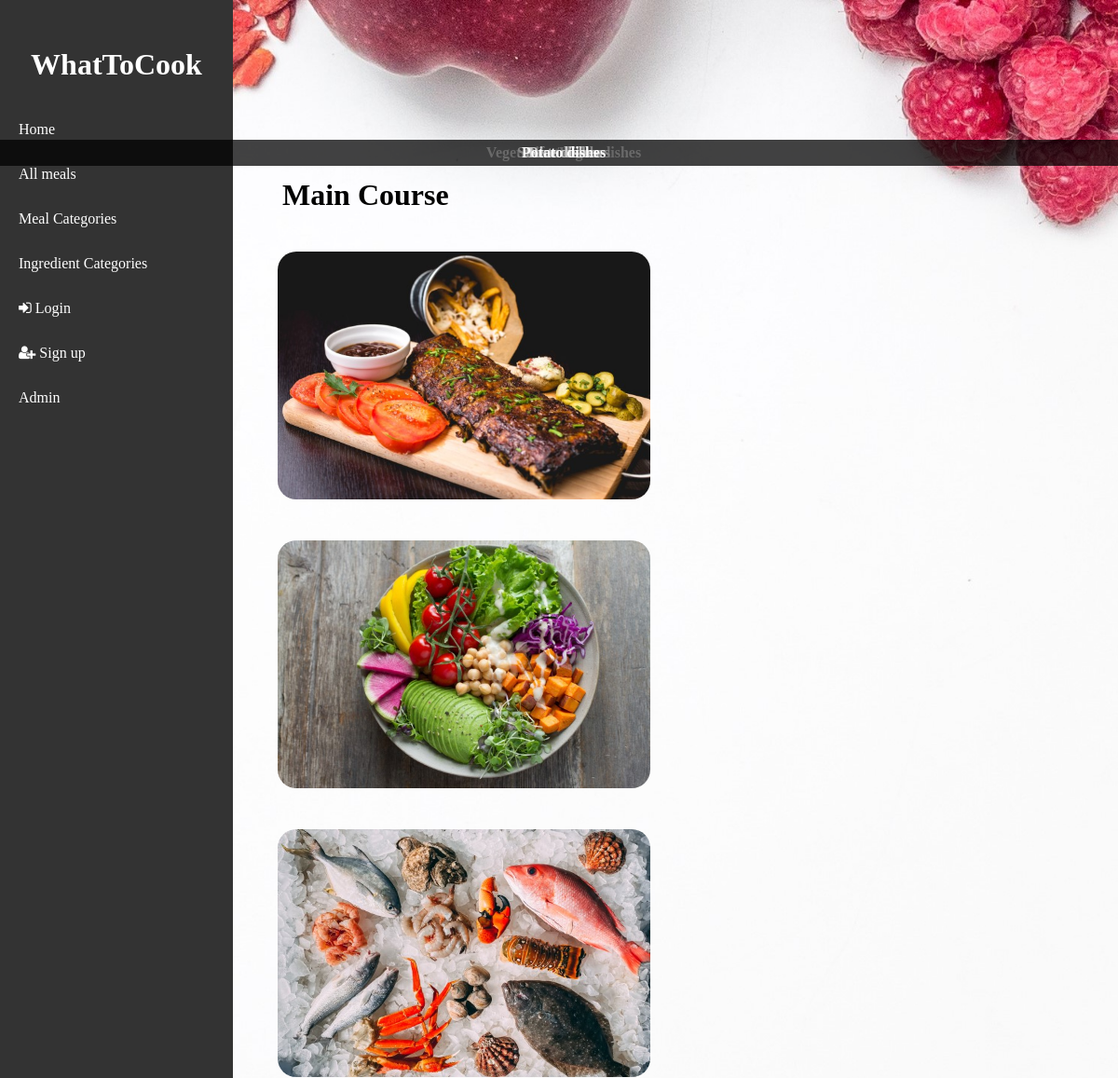
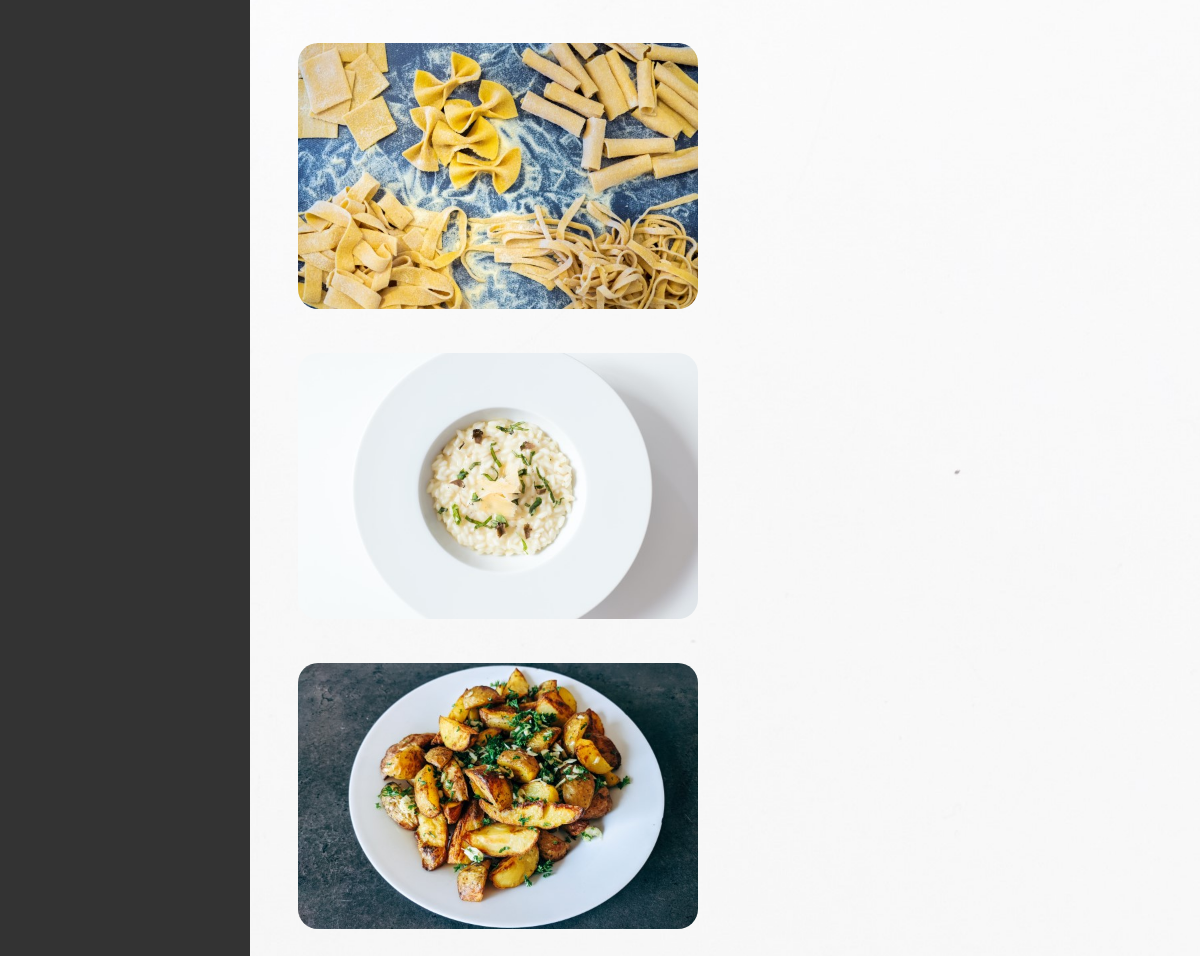
The page /secondary_meal_categories/21/ on the database its author committed (2 pictures, top to bottom).
### viewer/models.py (models this page shows, shortened)
class MainMealCategory(Model):
    name = CharField(max_length=50)
    picture = ImageField(upload_to='viewer/static/images/', blank=True)

class SecondaryMealCategory(Model):
    name = CharField(max_length=50)
    main_category = ForeignKey(MainMealCategory, on_delete=CASCADE)
    picture = ImageField(upload_to='viewer/static/images/', blank=True)

### viewer/views.py (the view)
# urls.py: path('secondary_meal_categories/<int:main_category_id>/', secondary_meal_categories, name='secondary_meal_categories'),
def secondary_meal_categories(request, main_category_id):
    secondary_categories = SecondaryMealCategory.objects.filter(main_category=main_category_id)
    category = MainMealCategory.objects.get(id=main_category_id)
    return render(request, 'secondary_meal_categories.html', {'secondary_categories': secondary_categories, 'category': category})

### viewer/templates/secondary_meal_categories.html
{% extends 'base.html' %}
{% block content %}
{% load static %}
<link rel="stylesheet" href="{% static 'style.css' %}">
<body>
<h1 style="margin-left: 25px;">{{ category.name }}</h1>
<div class="ingredient-grid">
{% for category in secondary_categories %}
    <div class="ingredient-item">
        <a href="{% url 'filtered_meals_by_category' secondary_category_id=category.id %}">
            <img class="images" src="{{ MEDIA_URL }}{{ category.picture.url }}">
            <div class="category-name">{{ category.name }}</div>
        </a>
    </div>
{% endfor %}
</div>
</body>
{% endblock %}

### viewer/templates/base.html (shortened to what this page needs)
<!DOCTYPE html>
<html>
<head>
	<link rel="stylesheet" type="text/css" href="style.css">
	<link rel="stylesheet" href="http://cdnjs.cloudflare.com/ajax/libs/font-awesome/4.4.0/css/font-awesome.min.css">
</head>
<body>
	<div class="sidebar">
	  <header>
		<h1>WhatToCook</h1>
	  </header>
	  <nav>
		<ul class="nav-links">
		  <li><a href="http://127.0.0.1:8000">Home</a></li>
		  <li><a href="{% url 'all_meals' %}">All meals</a></li>
		  <li><a href="{% url 'main_meal_categories' %}">Meal Categories</a></li>
		  <li><a href="{% url 'ingredient_categories' %}">Ingredient Categories</a></li>
		  {% if request.user.is_authenticated %}
		  <li><a href="{% url 'favorite_meals_for_user' %}">Favorite Meals</a></li>
		  <li>
			  <a href="{% url 'logout' %}">
				<i class="fa fa-sign-out"></i> Logout
			  </a>
		  </li>
		  {% else %}
		  <li>
			  <a href="{% url 'login' %}">
				<i class="fa fa-sign-in"></i> Login
			  </a>
		  </li>
		  <li>
			  <a href="{% url 'registration' %}">
				<i class="fa fa-user-plus"></i> Sign up
			  </a>
		  </li>
		  {% endif %}
		  <li><a href="http://127.0.0.1:8000/admin">Admin</a></li>
		</ul>
	  </nav>
	</div>
	<div class="content">
		{% block content %}
		{% endblock %}
	</div>
</body>
</html>

### viewer/static/style.css (style rules this page uses)
body { background-image: url('images/background.jpg'); background-size: cover; background-repeat: no-repeat; background-position: center top; background-attachment: fixed; margin-top: 150px; }
.sidebar { height: 100%; width: 250px; position: fixed; top: 0; left: 0; background-color: #333; color: white; overflow-x: hidden; padding-top: 20px; }
.sidebar header { padding: 10px; text-align: center; }
nav { padding: 0 10px; }
nav ul { list-style: none; margin: 0; padding: 0; }
nav li { margin-bottom: 10px; position: relative; }
nav a { color: white; text-decoration: none; display: block; padding: 10px; border-radius: 5px; }
.content { margin-left: 250px; padding: 20px; }
.images { width: 400px; height: 266px; margin: 20px; object-fit: cover; border-radius: 20px; }
.category-name { position: absolute; top: 150px; left: 0; width: 100%; text-align: center; background-color: rgba(0, 0, 0, 0.2); color: white; padding: 5px; font-weight: bold; }

### rows shown on the page
MainMealCategory: name "Main Course"
SecondaryMealCategory: picture (picture), name "Meat dishes"
SecondaryMealCategory: picture (picture), name "Vegetarian/Vegan dishes"
SecondaryMealCategory: picture (picture), name "Seafood dishes"
SecondaryMealCategory: picture (picture), name "Pasta dishes"
SecondaryMealCategory: picture (picture), name "Rice dishes"
SecondaryMealCategory: picture (picture), name "Potato dishes"
